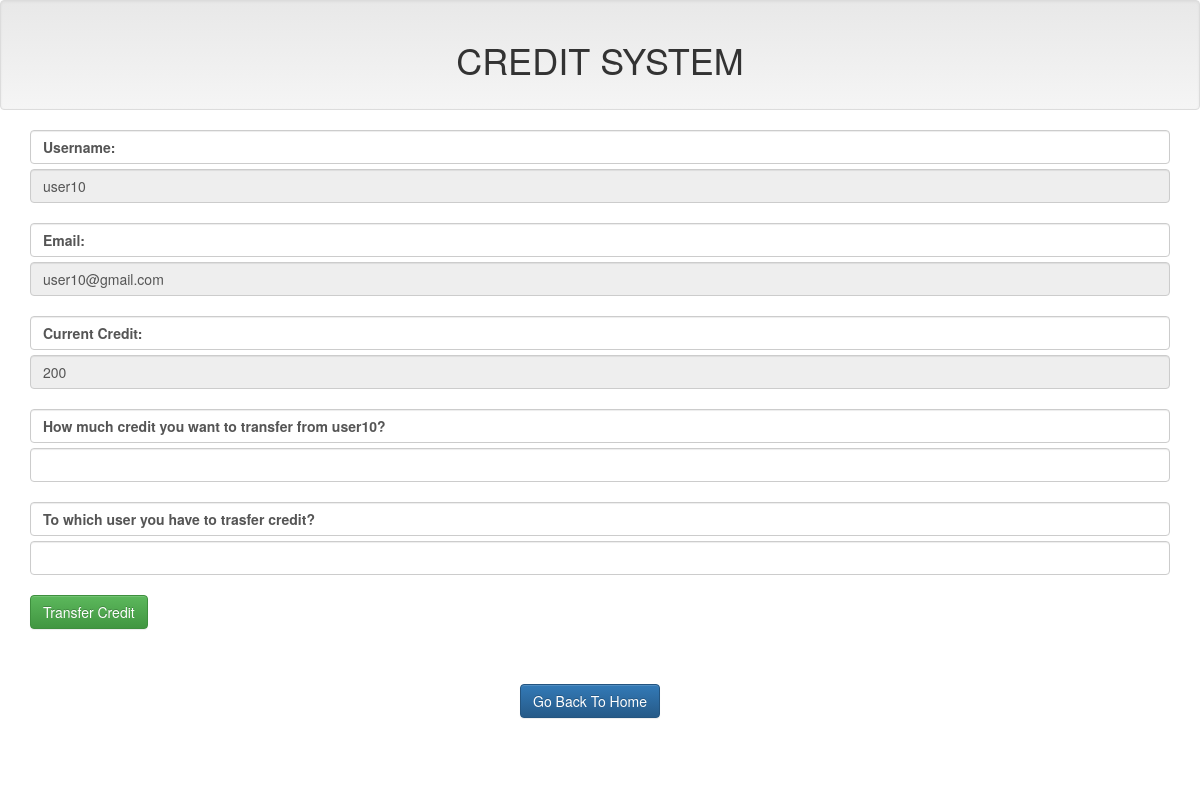
/users/user10.php, run on the app's committed database.
### tables this page shows
CREATE TABLE `users` (
  `id` int(11) NOT NULL,
  `username` varchar(20) NOT NULL,
  `credit` int(11) NOT NULL,
  `email` varchar(30) NOT NULL
);

### dbcon.php (called while the page is built, shortened)
<?php
	$con = mysqli_connect('localhost','id9722619_root','abhishek','id9722619_credit');
  $query10 = " SELECT * FROM `users` WHERE `username` = 'user10' ";
  $run10 = mysqli_query($con, $query10);
  $user10 = mysqli_fetch_assoc($run10);
?>

### users/user10.php (the view, shortened to what this page needs)
<?php
      include '../dbcon.php';
      include '../includes/header.php';
 ?>
 <div class="container">
   <form action="user10.php" method="post">
        <div class="form-group">
          <div>
            <label for="username" class="form-control">Username:</label>
            <input class="form-control" type="text" name="user" value="<?php echo $user10['username'] ?>" placeholder="<?php echo $user10['username']; ?>" disabled> <br/>
            <label for="email" class="form-control">Email:</label>
            <input class="form-control" type="text" name="email" value="<?php echo $user10['email']; ?>" placeholder="<?php echo $user10['email']; ?>" disabled><br/>
            <label for="currentcredit" class="form-control">Current Credit:</label>
            <input type="text" name="currentcredit" value="<?php echo $user10['credit']; ?>" class="form-control" placeholder="<?php echo $user10['credit']; ?>" disabled><br/>
            <label for="transfer" class="form-control">How much credit you want to transfer from <?php echo $user10['username']; ?>?</label>
            <input type="number" name="credit" class="form-control" ><br/>
            <label for="touser" class="form-control">To which user you have to trasfer credit?</label>
            <input type="text" name="touser"class="form-control"><br/>
            <input type="submit" name="transfer" value="Transfer Credit" class="btn btn-success">
          </div>
        </div>
   </form>
 </div>
<?php include '../includes/footer.php'; ?>

### data on the page
users: user "user10", email "user10@gmail.com", currentcredit "200", username "user10"
